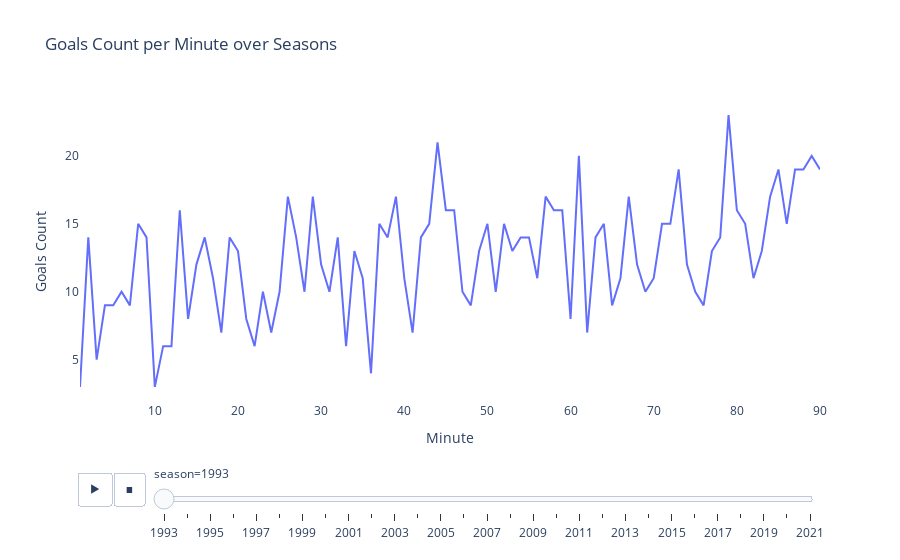

Write notebook code for a chart like this one.
### Code cell
goals_per_minute_season_figure = px.line(df_goals_per_minute_season, x='minute', y='goals_count',
                                  animation_frame='season',                                  
                                  labels={'minute': 'Minute', 'goals_count': 'Goals Count'},
                                  title='Goals Count per Minute over Seasons')
                                  
goals_per_minute_season_figure.update_layout({ 'plot_bgcolor': 'rgba(0, 0, 0, 0)',
                                              'paper_bgcolor': 'rgba(0, 0, 0, 0)',
                                              })
goals_per_minute_season_figure.show()

### Figure 1 — Plotly figure (JSON) as saved in the notebook; plotly's stock layout.template omitted (floating-point values rounded to 4 significant figures)
{"data": [{"hovertemplate": "season=1993<br>Minute=%{x}<br>Goals Count=%{y}<extra></extra>", "legendgroup": "", "line": {"color": "#636efa", "dash": "solid"}, "marker": {"symbol": "circle"}, "mode": "lines", "name": "", "orientation": "v", "showlegend": false, "type": "scatter", "x": [1, 2, 3, 4, 5, 6, 7, 8, 9, 10, 11, 12, 13, 14, 15, 16, 17, 18, 19, 20, 21, 22, 23, 24, 25, 26, 27, 28, 29, 30, 31, 32, 33, 34, 35, 36, 37, 38, 39, 40, 41, 42, 43, 44, 45, 46, 47, 48, 49, 50, 51, 52, 53, 54, 55, 56, 57, 58, 59, 60, 61, 62, 63, 64, 65, 66, 67, 68, 69, 70, 71, 72, 73, 74, 75, 76, 77, 78, 79, 80, 81, 82, 83, 84, 85, 86, 87, 88, 89, 90], "xaxis": "x", "y": [3, 14, 5, 9, 9, 10, 9, 15, 14, 3, 6, 6, 16, 8, 12, 14, 11, 7, 14, 13, 8, 6, 10, 7, 10, 17, 14, 10, 17, 12, 10, 14, 6, 13, 11, 4, 15, 14, 17, 11, 7, 14, 15, 21, 16, 16, 10, 9, 13, 15, 10, 15, 13, 14, 14, 11, 17, 16, 16, 8, 20, 7, 14, 15, 9, 11, 17, 12, 10, 11, 15, 15, 19, 12, 10, 9, 13, 14, 23, 16, 15, 11, 13, 17, 19, 15, 19, 19, 20, 19], "yaxis": "y"}], "layout": {"legend": {"tracegroupgap": 0}, "paper_bgcolor": "rgba(0, 0, 0, 0)", "plot_bgcolor": "rgba(0, 0, 0, 0)", "sliders": [{"active": 0, "currentvalue": {"prefix": "season="}, "len": 0.9, "pad": {"b": 10, "t": 60}, "steps": [{"args": [["1993"], {"frame": {"duration": 0, "redraw": false}, "fromcurrent": true, "mode": "immediate", "transition": {"duration": 0, "easing": "linear"}}], "label": "1993", "method": "animate"}, {"args": [["1994"], {"frame": {"duration": 0, "redraw": false}, "fromcurrent": true, "mode": "immediate", "transition": {"duration": 0, "easing": "linear"}}], "label": "1994", "method": "animate"}, {"args": [["1995"], {"frame": {"duration": 0, "redraw": false}, "fromcurrent": true, "mode": "immediate", "transition": {"duration": 0, "easing": "linear"}}], "label": "1995", "method": "animate"}, {"args": [["1996"], {"frame": {"duration": 0, "redraw": false}, "fromcurrent": true, "mode": "immediate", "transition": {"duration": 0, "easing": "linear"}}], "label": "1996", "method": "animate"}, {"args": [["1997"], {"frame": {"duration": 0, "redraw": false}, "fromcurrent": true, "mode": "immediate", "transition": {"duration": 0, "easing": "linear"}}], "label": "1997", "method": "animate"}, {"args": [["1998"], {"frame": {"duration": 0, "redraw": false}, "fromcurrent": true, "mode": "immediate", "transition": {"duration": 0, "easing": "linear"}}], "label": "1998", "method": "animate"}, {"args": [["1999"], {"frame": {"duration": 0, "redraw": false}, "fromcurrent": true, "mode": "immediate", "transition": {"duration": 0, "easing": "linear"}}], "label": "1999", "method": "animate"}, {"args": [["2000"], {"frame": {"duration": 0, "redraw": false}, "fromcurrent": true, "mode": "immediate", "transition": {"duration": 0, "easing": "linear"}}], "label": "2000", "method": "animate"}, {"args": [["2001"], {"frame": {"duration": 0, "redraw": false}, "fromcurrent": true, "mode": "immediate", "transition": {"duration": 0, "easing": "linear"}}], "label": "2001", "method": "animate"}, {"args": [["2002"], {"frame": {"duration": 0, "redraw": false}, "fromcurrent": true, "mode": "immediate", "transition": {"duration": 0, "easing": "linear"}}], "label": "2002", "method": "animate"}, {"args": [["2003"], {"frame": {"duration": 0, "redraw": false}, "fromcurrent": true, "mode": "immediate", "transition": {"duration": 0, "easing": "linear"}}], "label": "2003", "method": "animate"}, {"args": [["2004"], {"frame": {"duration": 0, "redraw": false}, "fromcurrent": true, "mode": "immediate", "transition": {"duration": 0, "easing": "linear"}}], "label": "2004", "method": "animate"}, {"args": [["2005"], {"frame": {"duration": 0, "redraw": false}, "fromcurrent": true, "mode": "immediate", "transition": {"duration": 0, "easing": "linear"}}], "label": "2005", "method": "animate"}, {"args": [["2006"], {"frame": {"duration": 0, "redraw": false}, "fromcurrent": true, "mode": "immediate", "transition": {"duration": 0, "easing": "linear"}}], "label": "2006", "method": "animate"}, {"args": [["2007"], {"frame": {"duration": 0, "redraw": false}, "fromcurrent": true, "mode": "immediate", "transition": {"duration": 0, "easing": "linear"}}], "label": "2007", "method": "animate"}, {"args": [["2008"], {"frame": {"duration": 0, "redraw": false}, "fromcurrent": true, "mode": "immediate", "transition": {"duration": 0, "easing": "linear"}}], "label": "2008", "method": "animate"}, {"args": [["2009"], {"frame": {"duration": 0, "redraw": false}, "fromcurrent": true, "mode": "immediate", "transition": {"duration": 0, "easing": "linear"}}], "label": "2009", "method": "animate"}, {"args": [["2010"], {"frame": {"duration": 0, "redraw": false}, "fromcurrent": true, "mode": "immediate", "transition": {"duration": 0, "easing": "linear"}}], "label": "2010", "method": "animate"}, {"args": [["2011"], {"frame": {"duration": 0, "redraw": false}, "fromcurrent": true, "mode": "immediate", "transition": {"duration": 0, "easing": "linear"}}], "label": "2011", "method": "animate"}, {"args": [["2012"], {"frame": {"duration": 0, "redraw": false}, "fromcurrent": true, "mode": "immediate", "transition": {"duration": 0, "easing": "linear"}}], "label": "2012", "method": "animate"}, {"args": [["2013"], {"frame": {"duration": 0, "redraw": false}, "fromcurrent": true, "mode": "immediate", "transition": {"duration": 0, "easing": "linear"}}], "label": "2013", "method": "animate"}, {"args": [["2014"], {"frame": {"duration": 0, "redraw": false}, "fromcurrent": true, "mode": "immediate", "transition": {"duration": 0, "easing": "linear"}}], "label": "2014", "method": "animate"}, {"args": [["2015"], {"frame": {"duration": 0, "redraw": false}, "fromcurrent": true, "mode": "immediate", "transition": {"duration": 0, "easing": "linear"}}], "label": "2015", "method": "animate"}, {"args": [["2016"], {"frame": {"duration": 0, "redraw": false}, "fromcurrent": true, "mode": "immediate", "transition": {"duration": 0, "easing": "linear"}}], "label": "2016", "method": "animate"}, {"args": [["2017"], {"frame": {"duration": 0, "redraw": false}, "fromcurrent": true, "mode": "immediate", "transition": {"duration": 0, "easing": "linear"}}], "label": "2017", "method": "animate"}, {"args": [["2018"], {"frame": {"duration": 0, "redraw": false}, "fromcurrent": true, "mode": "immediate", "transition": {"duration": 0, "easing": "linear"}}], "label": "2018", "method": "animate"}, {"args": [["2019"], {"frame": {"duration": 0, "redraw": false}, "fromcurrent": true, "mode": "immediate", "transition": {"duration": 0, "easing": "linear"}}], "label": "2019", "method": "animate"}, {"args": [["2020"], {"frame": {"duration": 0, "redraw": false}, "fromcurrent": true, "mode": "immediate", "transition": {"duration": 0, "easing": "linear"}}], "label": "2020", "method": "animate"}, {"args": [["2021"], {"frame": {"duration": 0, "redraw": false}, "fromcurrent": true, "mode": "immediate", "transition": {"duration": 0, "easing": "linear"}}], "label": "2021", "method": "animate"}], "x": 0.1, "xanchor": "left", "y": 0, "yanchor": "top"}], "title": {"text": "Goals Count per Minute over Seasons"}, "updatemenus": [{"buttons": [{"args": [null, {"frame": {"duration": 500, "redraw": false}, "fromcurrent": true, "mode": "immediate", "transition": {"duration": 500, "easing": "linear"}}], "label": "&#9654;", "method": "animate"}, {"args": [[null], {"frame": {"duration": 0, "redraw": false}, "fromcurrent": true, "mode": "immediate", "transition": {"duration": 0, "easing": "linear"}}], "label": "&#9724;", "method": "animate"}], "direction": "left", "pad": {"r": 10, "t": 70}, "showactive": false, "type": "buttons", "x": 0.1, "xanchor": "right", "y": 0, "yanchor": "top"}], "xaxis": {"anchor": "y", "domain": [0, 1], "title": {"text": "Minute"}}, "yaxis": {"anchor": "x", "domain": [0, 1], "title": {"text": "Goals Count"}}}}
